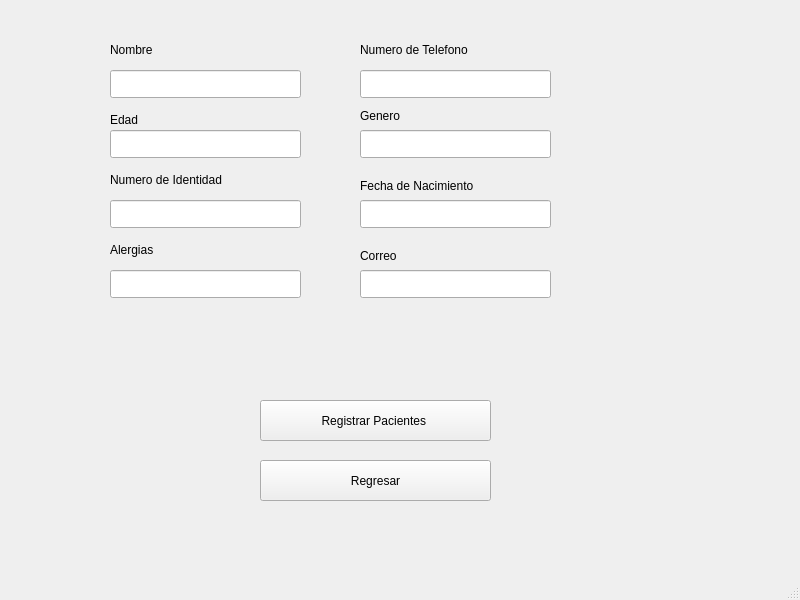
<?xml version="1.0" encoding="UTF-8"?>
<ui version="4.0">
 <class>MainMenu</class>
 <widget class="QMainWindow" name="MainMenu">
  <property name="geometry">
   <rect>
    <x>0</x>
    <y>0</y>
    <width>800</width>
    <height>600</height>
   </rect>
  </property>
  <property name="windowTitle">
   <string>MainMenu</string>
  </property>
  <widget class="QWidget" name="centralwidget">
   <widget class="QLabel" name="label">
    <property name="geometry">
     <rect>
      <x>-230</x>
      <y>-140</y>
      <width>1141</width>
      <height>821</height>
     </rect>
    </property>
    <property name="text">
     <string/>
    </property>
    <property name="pixmap">
     <pixmap>../../Pictures/Screenshots/Captura de pantalla 2025-06-02 135404.png</pixmap>
    </property>
    <property name="scaledContents">
     <bool>true</bool>
    </property>
   </widget>
   <widget class="QLabel" name="label_3">
    <property name="geometry">
     <rect>
      <x>110</x>
      <y>40</y>
      <width>63</width>
      <height>20</height>
     </rect>
    </property>
    <property name="text">
     <string>Nombre</string>
    </property>
   </widget>
   <widget class="QLabel" name="label_4">
    <property name="geometry">
     <rect>
      <x>110</x>
      <y>110</y>
      <width>131</width>
      <height>20</height>
     </rect>
    </property>
    <property name="text">
     <string>Edad</string>
    </property>
   </widget>
   <widget class="QLineEdit" name="lineEdit">
    <property name="geometry">
     <rect>
      <x>110</x>
      <y>70</y>
      <width>191</width>
      <height>28</height>
     </rect>
    </property>
   </widget>
   <widget class="QLineEdit" name="lineEdit_2">
    <property name="geometry">
     <rect>
      <x>110</x>
      <y>130</y>
      <width>191</width>
      <height>28</height>
     </rect>
    </property>
   </widget>
   <widget class="QPushButton" name="pushButton">
    <property name="geometry">
     <rect>
      <x>260</x>
      <y>400</y>
      <width>231</width>
      <height>41</height>
     </rect>
    </property>
    <property name="text">
     <string>Registrar Pacientes </string>
    </property>
   </widget>
   <widget class="QPushButton" name="pushButton_2">
    <property name="geometry">
     <rect>
      <x>260</x>
      <y>460</y>
      <width>231</width>
      <height>41</height>
     </rect>
    </property>
    <property name="text">
     <string>Regresar</string>
    </property>
   </widget>
   <widget class="QLabel" name="label_5">
    <property name="geometry">
     <rect>
      <x>110</x>
      <y>170</y>
      <width>151</width>
      <height>20</height>
     </rect>
    </property>
    <property name="text">
     <string>Numero de Identidad</string>
    </property>
   </widget>
   <widget class="QLineEdit" name="lineEdit_3">
    <property name="geometry">
     <rect>
      <x>110</x>
      <y>200</y>
      <width>191</width>
      <height>28</height>
     </rect>
    </property>
   </widget>
   <widget class="QLineEdit" name="lineEdit_4">
    <property name="geometry">
     <rect>
      <x>110</x>
      <y>270</y>
      <width>191</width>
      <height>28</height>
     </rect>
    </property>
   </widget>
   <widget class="QLabel" name="label_6">
    <property name="geometry">
     <rect>
      <x>110</x>
      <y>240</y>
      <width>151</width>
      <height>20</height>
     </rect>
    </property>
    <property name="text">
     <string>Alergias</string>
    </property>
   </widget>
   <widget class="QLabel" name="label_7">
    <property name="geometry">
     <rect>
      <x>360</x>
      <y>40</y>
      <width>151</width>
      <height>20</height>
     </rect>
    </property>
    <property name="text">
     <string>Numero de Telefono </string>
    </property>
   </widget>
   <widget class="QLabel" name="label_8">
    <property name="geometry">
     <rect>
      <x>360</x>
      <y>100</y>
      <width>171</width>
      <height>31</height>
     </rect>
    </property>
    <property name="text">
     <string>Genero </string>
    </property>
   </widget>
   <widget class="QLabel" name="label_9">
    <property name="geometry">
     <rect>
      <x>360</x>
      <y>170</y>
      <width>171</width>
      <height>31</height>
     </rect>
    </property>
    <property name="text">
     <string>Fecha de Nacimiento</string>
    </property>
   </widget>
   <widget class="QLabel" name="label_10">
    <property name="geometry">
     <rect>
      <x>360</x>
      <y>240</y>
      <width>171</width>
      <height>31</height>
     </rect>
    </property>
    <property name="text">
     <string>Correo</string>
    </property>
   </widget>
   <widget class="QLineEdit" name="lineEdit_5">
    <property name="geometry">
     <rect>
      <x>360</x>
      <y>70</y>
      <width>191</width>
      <height>28</height>
     </rect>
    </property>
   </widget>
   <widget class="QLineEdit" name="lineEdit_6">
    <property name="geometry">
     <rect>
      <x>360</x>
      <y>130</y>
      <width>191</width>
      <height>28</height>
     </rect>
    </property>
   </widget>
   <widget class="QLineEdit" name="lineEdit_7">
    <property name="geometry">
     <rect>
      <x>360</x>
      <y>270</y>
      <width>191</width>
      <height>28</height>
     </rect>
    </property>
   </widget>
   <widget class="QLineEdit" name="lineEdit_8">
    <property name="geometry">
     <rect>
      <x>360</x>
      <y>200</y>
      <width>191</width>
      <height>28</height>
     </rect>
    </property>
   </widget>
  </widget>
  <widget class="QMenuBar" name="menubar">
   <property name="geometry">
    <rect>
     <x>0</x>
     <y>0</y>
     <width>800</width>
     <height>25</height>
    </rect>
   </property>
  </widget>
  <widget class="QStatusBar" name="statusbar"/>
 </widget>
 <resources/>
 <connections/>
</ui>
